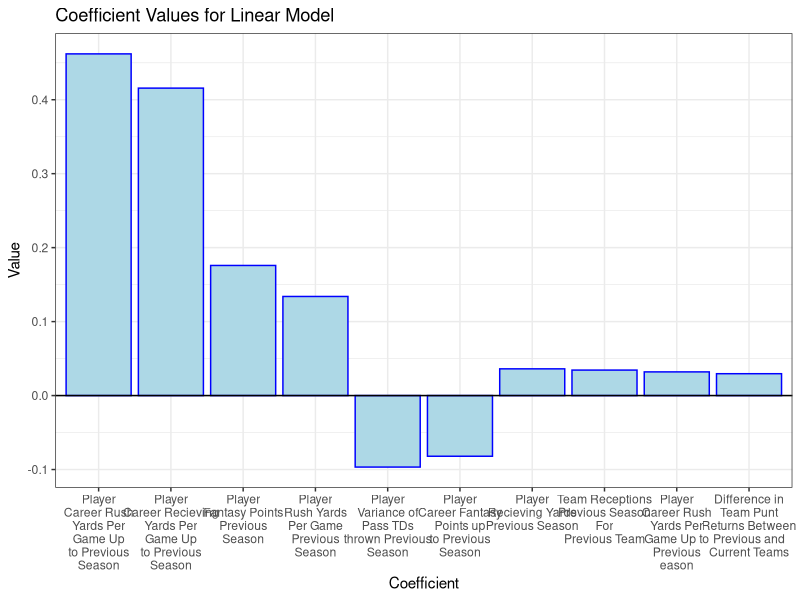

The R source for this figure: (Note: this script raises an error after producing the figure.)
## ---- chunk 1
knitr::opts_chunk$set(message = FALSE,
                      warning = FALSE,  echo = F)
## ---- chunk 2
library(tidyverse)
library(dplyr)
library(ggrepel)

## ---- chunk 3
df_coef_O_lin <- read_csv('output_coefs_O_linear.csv') %>% head(10) %>% select(value)

df_coef_O_lin <- df_coef_O_lin %>% mutate(name = c("Player\nCareer Rush\nYards Per\nGame Up\nto Previous\nSeason",
                                  "Player\nCareer Recieving\nYards Per\nGame Up\nto Previous\nSeason",
                                  "Player\nFantasy Points\nPrevious\nSeason",
                                  "Player\nRush Yards\nPer Game\nPrevious\nSeason",
                                  "Player\nVariance of\nPass TDs\nthrown Previous\nSeason",
                                  "Player\nCareer Fantasy\nPoints up\nto Previous\nSeason",
                                  "Player\nRecieving Yards\nPrevious Season",
                                  "Team Receptions\nPrevious Season\nFor\nPrevious Team",
                                  "Player\nCareer Rush\nYards Per\nGame Up to\nPrevious\neason",
                                  "Difference in\nTeam Punt\nReturns Between\nPrevious and\nCurrent Teams")) %>%
                                  as.data.frame()



ggplot(df_coef_O_lin, aes(y = value, x = reorder(name, -abs(value)))) + geom_bar(stat = "Identity",
                                                                                 fill = "lightblue",
                                                                                 color = "blue") + theme_bw() +
  xlab('Coefficient') + ylab('Value') + ggtitle("Coefficient Values for Linear Model")  + geom_hline(yintercept = 0)

## ---- chunk 4

df_LT <- read_csv('LT.csv')

df_LT <- df_LT %>% mutate(fantasy_points = (Yds + Yds_1)/10 + 6 * (TD + TD_1) - 2 * Fmb) %>% select(Year, fantasy_points)

## ---- chunk 5
df_coef_O_tree <- read_csv('output_coefs_O_tree.csv') %>% head(10)

df_coef_O_tree <- df_coef_O_tree %>% mutate(name = c("Player\nVariance of\nFantasy Points\nPrevious Season",
                                  "Player\nFantasy Points Per\nGame Previous\nSeason",
                                  "Team Career Pass\nYards Previous\nSeason For\nPrevious Team",
                                  "Player\nFantasy Points\nPrevious Season",
                                  "Difference in\nTeam Recieving\nYards Variance\nBetween Previous\nand Current Teams",
                                  "Player\nCareer Recieving\nYards Previous\nSeason For\nPrevious Team",
                                  "Player\nCareer Pass\nTDs Per\nGame Up\nto Previous\nSeason",
                                  "Player\nCareer Rush\nYards Per\nGame Up\nto Previous\nSeason",
                                  "Team Punt Return\nTDs Previous\nSeason For\nNew Team",
                                  "Difference in\nTeam Fumbles\n Between Previous\nand Current\nSchedule")) %>%
                                  as.data.frame()

ggplot(df_coef_O_tree, aes(y = value, x = reorder(name, -abs(value)))) + geom_bar(stat = "Identity",
                                                                                 fill = "lightblue",
                                                                                 color = "blue") + theme_bw()+
  xlab('Coefficient') + ylab('Value') + ggtitle("Coefficient Values for Tree Model")

## ---- chunk 6
#loading data
df_results_2018_lin <- read_csv('results_2018_linear.csv')
df_results_2019_lin <- read_csv('results_2019_linear.csv')
df_results_2018_tree <- read_csv('results_2018_tree.csv')
df_results_2019_tree <- read_csv('results_2019_tree.csv')

## ---- chunk 7

df_plot <- data.frame(linear_error = abs(df_results_2018_lin$actual_points - df_results_2018_lin$predicted_points), tree_error = abs(df_results_2018_tree$actual_points - df_results_2018_tree$predicted_points)) 

df_plot_text <- data.frame(error_type = c("Linear", "Tree"), error = c(mean(df_plot$linear_error),
                                                                  mean(df_plot$tree_error)))

df_plot <- df_plot %>% gather(key = "error_type", value = "error", c("linear_error", "tree_error"))

df_plot$error_type[df_plot$error_type == "linear_error"] = "Linear Error"
df_plot$error_type[df_plot$error_type == "tree_error"] = "Tree Error"

df_plot_text <- df_plot %>% group_by(error_type) %>% summarize(error = mean(error)) %>% ungroup()

ggplot(df_plot, aes(error, color = error_type)) + geom_density(alpha=0.25) + xlim(0,150) + theme_bw() +
  geom_text_repel(data = df_plot_text, aes(label = paste0("Mean: ",signif(error,4)), color = error_type), y = 0.2) +
  labs(color = "Error Type") + xlab("Error") + ylab("Density") + ggtitle("Density of Error for 2018 Season")

## ---- chunk 8

df_results_2018_yahoo <- read_csv('df_yahooSports.csv')

df_results_2018_yahoo <- df_results_2018_yahoo %>% select(Rank, `Player Name`, Team, Position) %>% rowwise() %>%
  mutate(name = paste0(substr(strsplit(`Player Name`, ' ')[[1]][1], start = 1, stop = 1), '.', strsplit(`Player Name`, ' ')[[1]][2]),
         pos_keep = Position) %>% as.data.frame() %>%
  group_by(pos_keep) %>% mutate(Rank_Yahoo = rank(Rank)) %>% ungroup() %>%
  select(Rank_Yahoo, name, pos_keep)


df_results_2018_ESPN <- read_csv('df_ESPN.csv')

df_results_2018_ESPN <- df_results_2018_ESPN %>% select(`Rank, Player`, Pos, Team) %>% rowwise() %>%
  mutate(name = paste0(substr(strsplit(`Rank, Player`, ' ')[[1]][2], start = 1, stop = 1), '.', strsplit(`Rank, Player`, ' ')[[1]][3]),
         Rank_ESPN = as.numeric(substr(strsplit(`Rank, Player`, ' ')[[1]][1], 1, nchar(strsplit(`Rank, Player`, ' ')[[1]][1]) - 1)),
         pos_keep = Pos) %>% as.data.frame()  %>%
  group_by(pos_keep) %>% mutate(Rank_ESPN = rank(Rank_ESPN)) %>% ungroup() %>% select(Rank_ESPN, name, Team, pos_keep)

df_results_2018_lin <- df_results_2018_lin %>% group_by(pos_keep) %>% mutate(Rank_lin = rank(-predicted_points),
                               Rank_actual = rank(-actual_points, ties.method = "min")) %>% ungroup() %>%
  select(Team, name, pos_keep, Team,
                                                                              Rank_actual, Rank_lin)

df_results_2018_tree <- df_results_2018_tree %>% group_by(pos_keep) %>% mutate(Rank_tree = rank(-predicted_points)) %>% ungroup %>% select(name, pos_keep, Rank_tree, Team)


df_results <- inner_join(df_results_2018_tree, df_results_2018_ESPN) %>% inner_join(df_results_2018_lin) %>%
  inner_join(df_results_2018_yahoo) %>% filter(!(name == "D.Johnson" & Team == "CLE"))

df_results_plot <- df_results %>%
  summarize(`Tree Ranking Error` = sum(abs(Rank_tree - Rank_actual))/length(Rank_actual),
            `Linear Ranking Error` = sum(abs(Rank_lin - Rank_actual))/length(Rank_actual),
            `ESPN Ranking Error` = sum(abs(Rank_ESPN - Rank_actual))/length(Rank_actual),
            `Yahoo Ranking Error` = sum(abs(Rank_Yahoo - Rank_actual))/length(Rank_actual))

df_results_plot <- df_results_plot %>% gather(key = "key", value =  "value")

ggplot(df_results_plot, aes(reorder(key, value), value)) + geom_bar(stat = "identity", color = "blue",
                                                                    fill = "lightblue") + xlab('Error Type') + ylab('Value') +
  ggtitle('Error of Rankings by Source')
